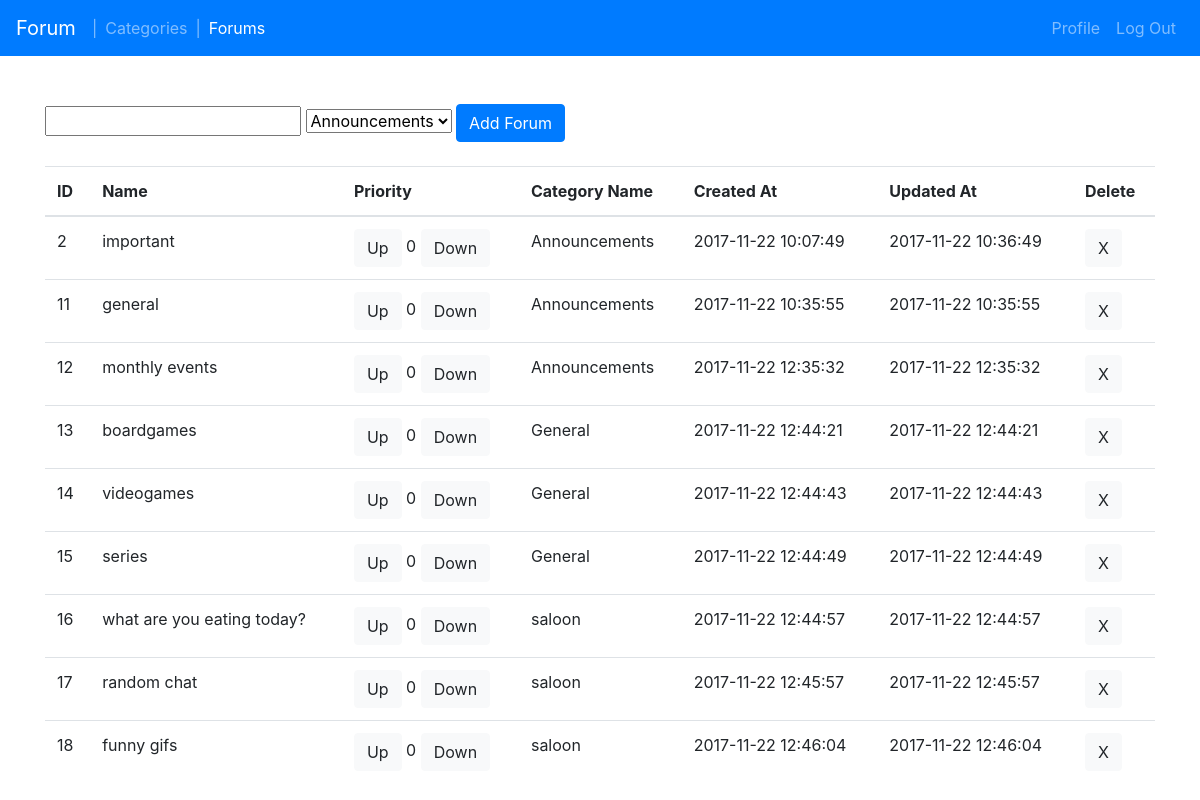
Before: /admin/forums.php (signed in) with the older database file.
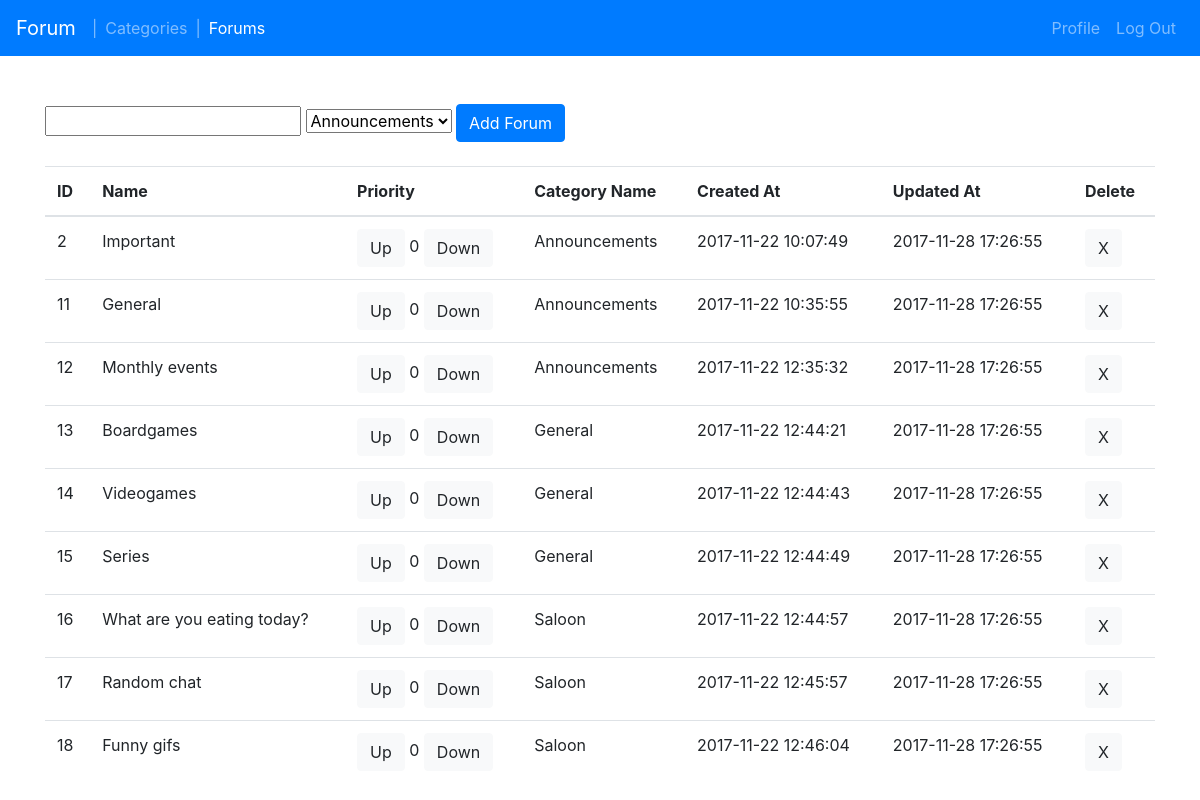
After: the same page with the newer database file.
### tables this page shows
CREATE TABLE `forums` (
  `id` int(11) NOT NULL,
  `name` varchar(64) NOT NULL,
  `category_id` int(11) NOT NULL,
  `is_subforum` tinyint(1) NOT NULL DEFAULT '0',
  `priority` int(11) NOT NULL DEFAULT '0',
  `created_at` timestamp NOT NULL DEFAULT CURRENT_TIMESTAMP,
  `updated_at` timestamp NOT NULL DEFAULT CURRENT_TIMESTAMP ON UPDATE CURRENT_TIMESTAMP
);

CREATE TABLE `categories` (
  `id` int(11) NOT NULL,
  `name` varchar(64) NOT NULL,
  `priority` int(11) NOT NULL,
  `created_at` timestamp NOT NULL DEFAULT CURRENT_TIMESTAMP,
  `updated_at` timestamp NOT NULL DEFAULT CURRENT_TIMESTAMP ON UPDATE CURRENT_TIMESTAMP
);

### includes/DB.php (called while the page is built, shortened)
<?php
function query($pdo, $query, $params = array()) {
	$statement = $pdo->prepare($query);
	$statement->execute($params);
	$data = $statement->fetchAll();
	return $data;
}
?>

### includes/admin.php (the view, shortened to what this page needs)
<?php
function adminForums($pdo) {
	$forums = query($pdo, "SELECT * FROM forums");
	$categories = query($pdo, "SELECT * FROM categories");
	echo "
		<div class='container'>
			<form action='forums.php' method='POST'>
				<input type='text' name='name' required/>
				<select name='category' id='category'>";
				foreach($categories as $category) {
					$id = $category['id'];
					$name = $category['name'];
					echo "<option value='$id'>$name</option>";
				}
	echo "
             	</select>
				<input id='add' type='submit' name='add' value='Add Forum' class='btn btn-primary'/>
			</form>
			<br/>
			<table class='table'>
				<thead>
					<tr>
						<th>ID</th>
						<th>Name</th>
						<th>Priority</th>
						<th>Category Name</th>
						<th>Created At</th>
						<th>Updated At</th>
						<th>Delete</th>
					</tr>
				</thead>
				<tbody>";
	foreach($forums as $forum) {
		$id = $forum['id'];
		$name = $forum['name'];
		$priority = $forum['priority'];
		$category_id = $forum['category_id'];
		$category_name = query($pdo, "SELECT * FROM categories WHERE id= :id", ['id' => $category_id])[0]['name'];
		$created_at = $forum['created_at'];
		$updated_at = $forum['updated_at'];
		echo "		<tr>
						<td>$id</td>
						<td>$name</td>
						<td>
						<span class='glyphicon glyphicon-chevron-up' aria-hidden='true'></span>
							<form action='forums.php' method='POST'>
								<input type='hidden' name='id' value='$id' />
								<input type='submit' name='priority' value='Up' class='btn btn-light'/>
								$priority
								<input type='submit' name='priority' value='Down' class='btn btn-light'/>
							</form>
						</td>
						<td>$category_name</td>
						<td>$created_at</td>
						<td>$updated_at</td>
						<td><form action='forums.php' method='POST'>
								<input type='hidden' name='id' value='$id' />
								<input type='submit' name='delete' value='X' class='btn btn-light'/>
							</form>
						</td>
					</tr>";
	}
	echo "
				</tbody>
			</table>
		</div>
	";
}

Changed rows visible on the page:
changed forums id 2: name "important" → "Important"; updated_at "2017-11-22 10:36:49" → "2017-11-28 17:26:55"
changed forums id 11: name "general" → "General"; updated_at "2017-11-22 10:35:55" → "2017-11-28 17:26:55"
changed forums id 12: name "monthly events" → "Monthly events"; updated_at "2017-11-22 12:35:32" → "2017-11-28 17:26:55"
changed forums id 13: name "boardgames" → "Boardgames"; updated_at "2017-11-22 12:44:21" → "2017-11-28 17:26:55"
changed forums id 14: name "videogames" → "Videogames"; updated_at "2017-11-22 12:44:43" → "2017-11-28 17:26:55"
changed forums id 15: name "series" → "Series"; updated_at "2017-11-22 12:44:49" → "2017-11-28 17:26:55"
changed forums id 16: name "what are you eating today?" → "What are you eating today?"; category.name "saloon" → "Saloon"; updated_at "2017-11-22 12:44:57" → "2017-11-28 17:26:55"
changed forums id 17: name "random chat" → "Random chat"; category.name "saloon" → "Saloon"; updated_at "2017-11-22 12:45:57" → "2017-11-28 17:26:55"
changed forums id 18: name "funny gifs" → "Funny gifs"; category.name "saloon" → "Saloon"; updated_at "2017-11-22 12:46:04" → "2017-11-28 17:26:55"
